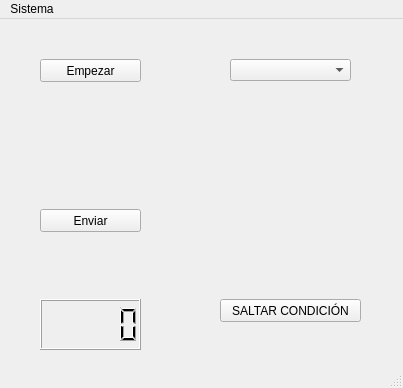
<?xml version="1.0" encoding="UTF-8"?>
<ui version="4.0">
 <class>MainWindow</class>
 <widget class="QMainWindow" name="MainWindow">
  <property name="geometry">
   <rect>
    <x>0</x>
    <y>0</y>
    <width>403</width>
    <height>388</height>
   </rect>
  </property>
  <property name="windowTitle">
   <string>Spell Guesser 0.3</string>
  </property>
  <property name="windowIcon">
   <iconset>
    <normaloff>icono.png</normaloff>icono.png</iconset>
  </property>
  <widget class="QWidget" name="centralwidget">
   <widget class="QLCDNumber" name="cajaContador">
    <property name="geometry">
     <rect>
      <x>40</x>
      <y>280</y>
      <width>101</width>
      <height>51</height>
     </rect>
    </property>
    <property name="cursor">
     <cursorShape>ClosedHandCursor</cursorShape>
    </property>
    <property name="mouseTracking">
     <bool>false</bool>
    </property>
    <property name="digitCount">
     <number>5</number>
    </property>
    <property name="intValue" stdset="0">
     <number>0</number>
    </property>
   </widget>
   <widget class="QLabel" name="etiquetaImagen">
    <property name="geometry">
     <rect>
      <x>40</x>
      <y>80</y>
      <width>101</width>
      <height>91</height>
     </rect>
    </property>
    <property name="minimumSize">
     <size>
      <width>101</width>
      <height>91</height>
     </size>
    </property>
    <property name="text">
     <string/>
    </property>
    <property name="scaledContents">
     <bool>true</bool>
    </property>
   </widget>
   <widget class="QPushButton" name="botonActualizarImagen">
    <property name="geometry">
     <rect>
      <x>40</x>
      <y>40</y>
      <width>101</width>
      <height>23</height>
     </rect>
    </property>
    <property name="text">
     <string>Empezar</string>
    </property>
   </widget>
   <widget class="QComboBox" name="cajaCampeones">
    <property name="geometry">
     <rect>
      <x>230</x>
      <y>40</y>
      <width>121</width>
      <height>22</height>
     </rect>
    </property>
   </widget>
   <widget class="QPushButton" name="botonEnviar">
    <property name="geometry">
     <rect>
      <x>40</x>
      <y>190</y>
      <width>101</width>
      <height>23</height>
     </rect>
    </property>
    <property name="text">
     <string>Enviar</string>
    </property>
   </widget>
   <widget class="QLabel" name="label_2">
    <property name="geometry">
     <rect>
      <x>220</x>
      <y>100</y>
      <width>141</width>
      <height>171</height>
     </rect>
    </property>
    <property name="text">
     <string/>
    </property>
    <property name="pixmap">
     <pixmap>aviso steam.png</pixmap>
    </property>
    <property name="scaledContents">
     <bool>true</bool>
    </property>
   </widget>
   <widget class="QPushButton" name="botonSkip">
    <property name="geometry">
     <rect>
      <x>220</x>
      <y>280</y>
      <width>141</width>
      <height>23</height>
     </rect>
    </property>
    <property name="text">
     <string>SALTAR CONDICIÓN</string>
    </property>
   </widget>
  </widget>
  <widget class="QMenuBar" name="menubar">
   <property name="geometry">
    <rect>
     <x>0</x>
     <y>0</y>
     <width>403</width>
     <height>21</height>
    </rect>
   </property>
   <widget class="QMenu" name="menuSistemaPrincipal">
    <property name="title">
     <string>Sistema</string>
    </property>
    <addaction name="accionAdministrador"/>
   </widget>
   <addaction name="menuSistemaPrincipal"/>
  </widget>
  <widget class="QStatusBar" name="statusbar"/>
  <action name="accionAdministrador">
   <property name="text">
    <string>Administrador</string>
   </property>
  </action>
 </widget>
 <resources/>
 <connections/>
</ui>
